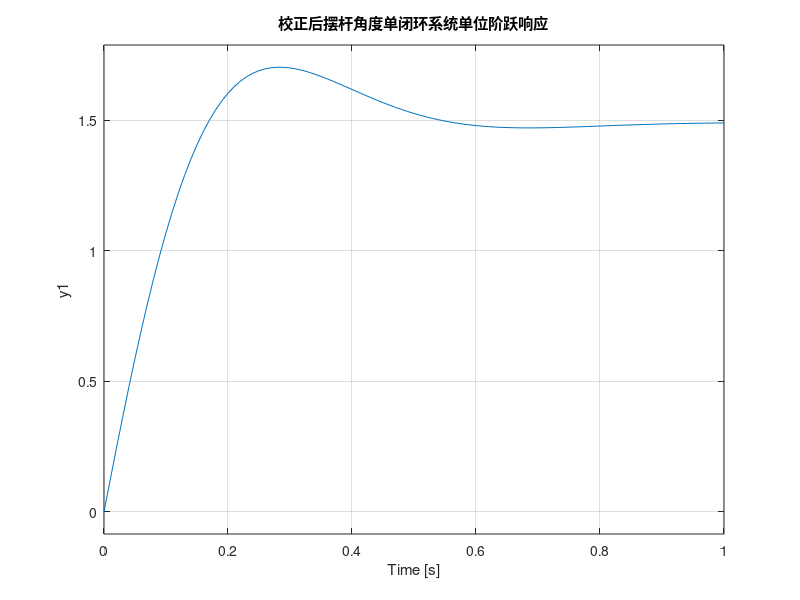

The MATLAB source for this figure:
% 定义开环传递函数的分子和分母
num_open = [12.25, 147, 0];
den_open = [1, 0, -48.3, 0];
sys_open = tf(num_open, den_open);

% 求取单位负反馈的闭环传递函数
sys_closed = feedback(sys_open, 1);

% 绘制闭环系统的单位阶跃响应
figure;
step(sys_closed);
title('校正后摆杆角度单闭环系统单位阶跃响应');
grid on;
